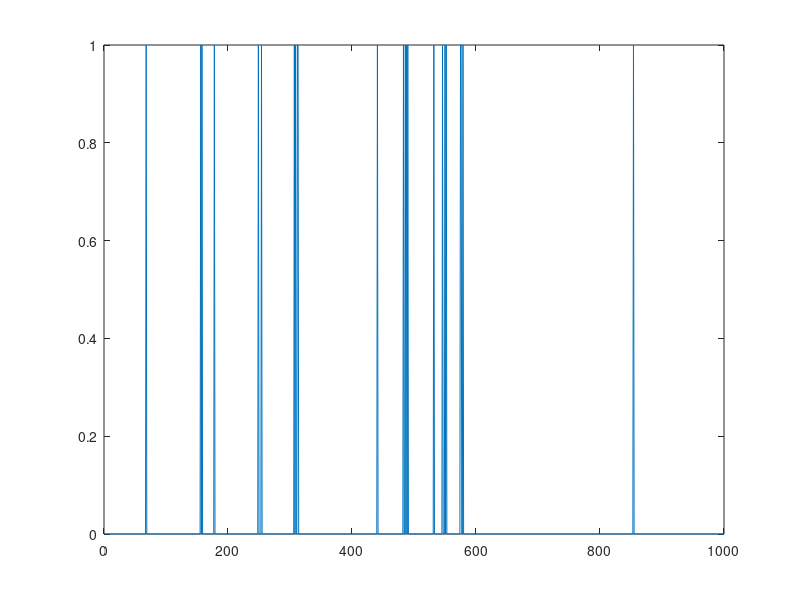

The MATLAB script that drew this image: (Note: this script raises an error after producing the figure.)
%#########################################################################
% This code was written by Milad Qolami as a part of a tutorial on spike
% train visualization
% The data is comming from an unpublished dataset of spikes recoreded from
% inferior temporal cortex of a Macaque monkey in response to rapid
% presentation of images on a monitor (RSVP task), in october 2022
% #######################################################################
%% Clearing memory and closing open figures
clear all
close all
clc
%% Loadng data and defining initial parameters
load SpikesIT.mat               % Loading the spike train data

size(Spikes)                    % Look at dimensions of the data
plot(Spikes(109,:))

NTrials = size(Spikes, 1);      % Number of trials 
T = -199:size(Spikes,2)-200;    % Time vector relative to stimulus onset
StimPresentTime = 1;          % Time of stimulus presentation (ms)

size(TrialTags)                  % Trial tags??
TrialTags(1:10)                  % This vector contains tags that indicate
                                 % which stimulus was presented during each
                                 % trials
% Note: In total 155 images were presented, each 5 times, so 775 presentation/
% trials in total.
% The matrix FaceIdx contains tags of of the stimuli that presented in each trial.
% Tags number 1 to 29 indicate face images and the rest of them stad for non-face
% images. For example in the first trial stimulus number 84 was presented
% which is a non-face image. Face and non-face images were presented
% randomly.

%% Raster plot 
% Here we want to compare raster plots of two conditions, face vs non-face
% trials

FaceIdx = find(TrialTags>0 & TrialTags<30); % Extracting tags of face
                                            % presented trials

RandomNonFace = randperm(155-29,29) + 29;   % Randomly selecting 29 non-face
                                            % images 
NonFaceIdx = find(ismember(TrialTags,RandomNonFace));


FaceSpikes = Spikes(FaceIdx,:);         % Extracting spikes for face presented trials
NonFaceSpikes = Spikes(NonFaceIdx,:);   % Extracting spikes for non-face presented trials

figure;
subplot(2,1,1)     
rectangle('Position',[0,0,200,150],'FaceColor',[1 .9 .9], 'linestyle','none') % Visualizing stimulus presentation
hold on
for Triali = 1:length(FaceIdx) % Loop over trials
    Spikesi = find(FaceSpikes(Triali,:))-200; % Find Time points that a spike occurs
    plot([Spikesi;Spikesi],[Triali * ones(1,length(Spikesi)); (Triali+1)*ones(1,length(Spikesi))],'k') % Raster for each trial
end
set(gca,'XLim',[T(1) T(end)],'layer','top')
ylabel("Trial's number")

subplot(2,1,2)      % Rastr for non-face trials
rectangle('Position',[0,0,200,150],'FaceColor',[1 .9 .9],'linestyle','none')
hold on
for Triali = 1:length(NonFaceIdx)
    Spikesi = find(NonFaceSpikes(Triali,:))-200;
    plot([Spikesi;Spikesi],[Triali * ones(1,length(Spikesi)); (Triali+1)*ones(1,length(Spikesi))],'k')
    hold on
end
set(gca,'XLim',[T(1) T(end)],'layer','top')
xlabel('Time(ms)')
ylabel("Trial's number")
sgtitle('Raster plots for face and non-face conditions') % Adding subplot to a grid of subplots

% A simple and easy version of raster plot
figure
subplot(2,1,1)
imagesc(FaceSpikes)
set(gca,'YDir','normal')

subplot(2,1,2)
imagesc(NonFaceSpikes)
set(gca,'YDir','normal')
colormap gray
%% Plotting pre-stimulus time histogram(PSTH)

% Barplot version
bin_size = 25;      % Determine number of bins
bins = [(1:bin_size:1100)' (bin_size:bin_size:1100)'];  % Deviding time vector into discrete bins
SumSpikeFace = sum(FaceSpikes);     % Summing spike for each time point 
SpikesSumNonface = sum(NonFaceSpikes);      % Initializing a vector of number of spikes in each bin for face condition
SumSpikeFaceInBin = zeros(1,size(bins,1));       % Initializing a vector of number of spikes in each bin for face condition


for bini = 1:size(bins,1) % Looping over each time bin
    SpikesSumi = sum(SumSpikeFace(bins(bini,1):bins(bini,2))); % Calculate number of spikes in that bin
    SumSpikeFaceInBin(bini) = SpikesSumi;  
end

SumSpikenonFaceInBin = zeros(1,size(bins,1));
for bini = 1:size(bins,1)
    SpikesSumi = sum(SpikesSumNonface(bins(bini,1):bins(bini,2)));
    SumSpikenonFaceInBin(bini) = SpikesSumi;
end

t = tiledlayout(2,1)
ax1 = nexttile
rectangle('Position',[0,0,200/bin_size,500],'FaceColor',[1 .9 .9], 'linestyle','none')
hold on
bar(ax1,(1:size(bins,1)) - 200/bin_size, SumSpikenonFaceInBin)
ylim(ax1,[0 500])

ax2 = nexttile
rectangle('Position',[0,0,200/bin_size,500],'FaceColor',[1 .9 .9], 'linestyle','none')
hold on
bar(ax2,(1:size(bins,1)) - 200/bin_size,SumSpikeFaceInBin)
ylim(ax2,[0 500])

title(t,'PSTH (Barplot version)')
xlabel(t,'Time bins')
ylabel(t,'Spikes in each bin')


% PSTH (curve)
x = mean(FaceSpikes);
x_pirm =mean(NonFaceSpikes);
figure
plot(T,x,'DisplayName','Without smoothing') % the curve is rough and should be smoothed

% Creating a gaussian window
w = gausswin(25,.5);
w = w/sum(w);
y = filter(w,1,x);      % Applying guassian window to our signal
hold on
plot(T,y,'r','LineWidth',2,'DisplayName','Smoothed by gaussian window') 
plot(T,smooth(x,25),'LineWidth',2,'DisplayName','Smoothed by "smooth" function')    % Using smooth function (curve fitting toolbox)
legend

% Adding confidence interval to the curves
SEFace = std(FaceSpikes)/sqrt(size(FaceSpikes,2));
SENonface = std(NonFaceSpikes)/sqrt(size(NonFaceSpikes,2));
figure
plot(T,y,'r','LineWidth',2,'DisplayName','Smoothed by gaussian window') 
hold on
shade(T,y+SEFace,T,y-SEFace,'color','w','Fillcolor',[1,.5,.5], 'FillType',[1 2;2 1])
